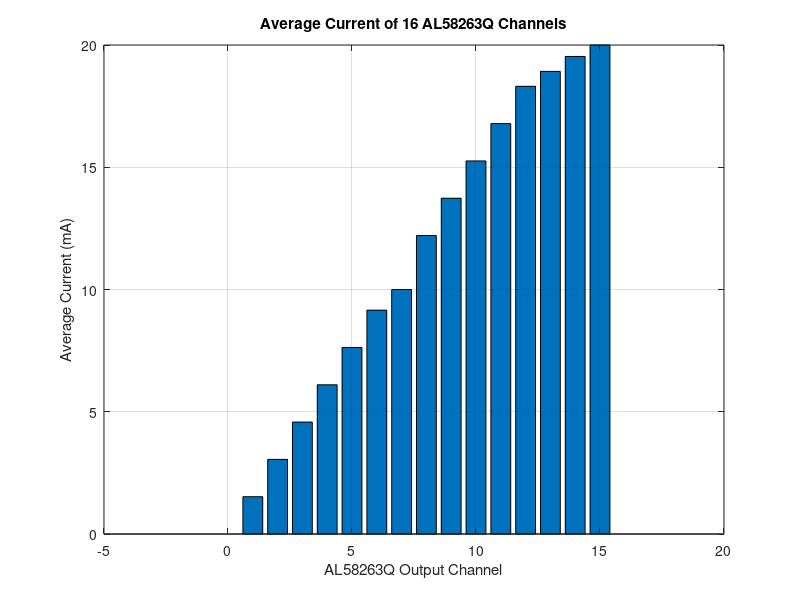

MATLAB code for this plot:
clc;
clear;
close all;

% -----------------------------------------
% STEP 2: 16-channel AL58263Q simulation
% -----------------------------------------

N = 65536;

% Maximum current per channel
Imax = 20e-3;   % 20 mA

% 16 brightness values for OUT0 to OUT15
brightness = [
    0
    5000
    10000
    15000
    20000
    25000
    30000
    32768
    40000
    45000
    50000
    55000
    60000
    62000
    64000
    65535
];

counter = 0:N-1;

led_current = zeros(16, N);
%average_current = zeros(16, 1);
average_current = Imax * (brightness / N);

for ch = 1:16
    pwm_output = counter < brightness(ch);
    led_current(ch, :) = Imax * pwm_output;
    average_current(ch) = mean(led_current(ch, :));
end

% Display average current of each channel
disp('Channel   Brightness   Average Current (mA)');
for ch = 1:16
    fprintf('OUT%-2d     %-6d       %.3f\n', ...
        ch-1, brightness(ch), average_current(ch)*1000);
end

% Plot average current
figure;
bar(0:15, average_current * 1000);
grid on;
xlabel('AL58263Q Output Channel');
ylabel('Average Current (mA)');
title('Average Current of 16 AL58263Q Channels');
